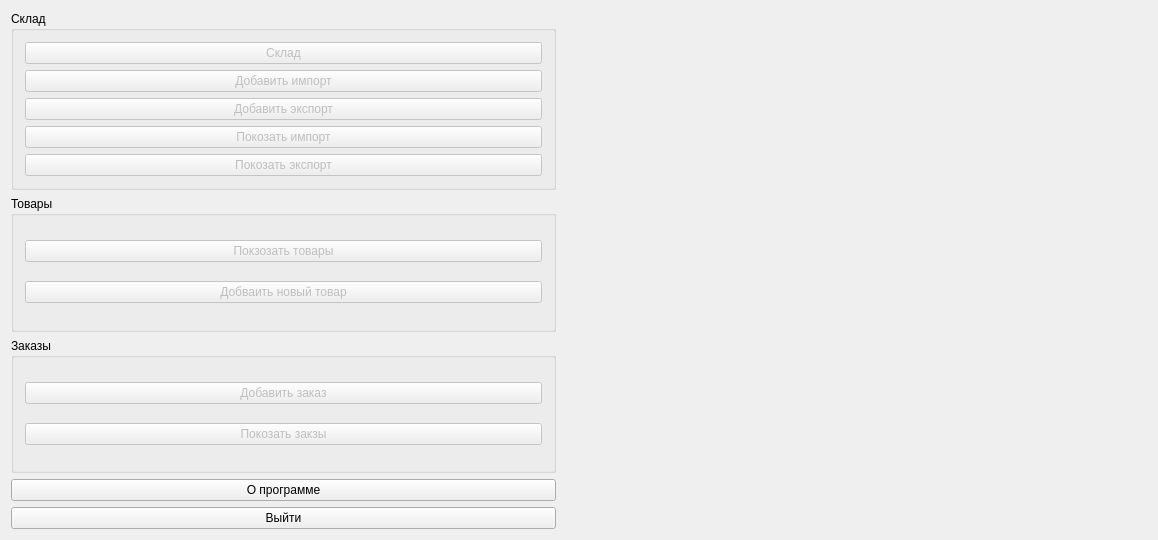
<?xml version="1.0" encoding="UTF-8"?>
<ui version="4.0">
 <class>MainWindow</class>
 <widget class="QMainWindow" name="MainWindow">
  <property name="geometry">
   <rect>
    <x>0</x>
    <y>0</y>
    <width>1158</width>
    <height>540</height>
   </rect>
  </property>
  <property name="windowTitle">
   <string>Главноя окно</string>
  </property>
  <widget class="QWidget" name="centralWidget">
   <layout class="QHBoxLayout" name="horizontalLayout">
    <item>
     <layout class="QVBoxLayout" name="verticalLayout">
      <item>
       <widget class="QGroupBox" name="groupBox_3">
        <property name="title">
         <string>Склад</string>
        </property>
        <layout class="QVBoxLayout" name="verticalLayout_6">
         <item>
          <widget class="QPushButton" name="pushButton_2">
           <property name="enabled">
            <bool>false</bool>
           </property>
           <property name="text">
            <string>Склад</string>
           </property>
          </widget>
         </item>
         <item>
          <widget class="QPushButton" name="pushButton_3">
           <property name="enabled">
            <bool>false</bool>
           </property>
           <property name="text">
            <string>Добавить импорт</string>
           </property>
          </widget>
         </item>
         <item>
          <widget class="QPushButton" name="pushButton_8">
           <property name="enabled">
            <bool>false</bool>
           </property>
           <property name="text">
            <string>Добавить экспорт</string>
           </property>
          </widget>
         </item>
         <item>
          <widget class="QPushButton" name="pushButton_4">
           <property name="enabled">
            <bool>false</bool>
           </property>
           <property name="text">
            <string>Покозать импорт</string>
           </property>
          </widget>
         </item>
         <item>
          <widget class="QPushButton" name="pushButton_5">
           <property name="enabled">
            <bool>false</bool>
           </property>
           <property name="text">
            <string>Покозать экспорт</string>
           </property>
          </widget>
         </item>
        </layout>
       </widget>
      </item>
      <item>
       <widget class="QGroupBox" name="groupBox">
        <property name="title">
         <string>Товары</string>
        </property>
        <layout class="QVBoxLayout" name="verticalLayout_4">
         <item>
          <widget class="QPushButton" name="pushButton">
           <property name="enabled">
            <bool>false</bool>
           </property>
           <property name="text">
            <string>Покзозать товары</string>
           </property>
          </widget>
         </item>
         <item>
          <widget class="QPushButton" name="btnAddProduct">
           <property name="enabled">
            <bool>false</bool>
           </property>
           <property name="text">
            <string>Добваить новый товар</string>
           </property>
          </widget>
         </item>
        </layout>
       </widget>
      </item>
      <item>
       <widget class="QGroupBox" name="groupBox_2">
        <property name="title">
         <string>Заказы</string>
        </property>
        <layout class="QVBoxLayout" name="verticalLayout_5">
         <item>
          <widget class="QPushButton" name="btnAddOrder">
           <property name="enabled">
            <bool>false</bool>
           </property>
           <property name="text">
            <string>Добавить заказ</string>
           </property>
          </widget>
         </item>
         <item>
          <widget class="QPushButton" name="btnShowOrder">
           <property name="enabled">
            <bool>false</bool>
           </property>
           <property name="text">
            <string>Покозать закзы</string>
           </property>
          </widget>
         </item>
        </layout>
       </widget>
      </item>
      <item>
       <widget class="QPushButton" name="pushButton_7">
        <property name="text">
         <string>О программе</string>
        </property>
       </widget>
      </item>
      <item>
       <widget class="QPushButton" name="pushButton_6">
        <property name="text">
         <string>Выйти</string>
        </property>
       </widget>
      </item>
     </layout>
    </item>
    <item>
     <spacer name="horizontalSpacer">
      <property name="orientation">
       <enum>Qt::Horizontal</enum>
      </property>
      <property name="sizeType">
       <enum>QSizePolicy::Fixed</enum>
      </property>
      <property name="sizeHint" stdset="0">
       <size>
        <width>40</width>
        <height>20</height>
       </size>
      </property>
     </spacer>
    </item>
    <item>
     <widget class="QWidget" name="widget" native="true">
      <layout class="QVBoxLayout" name="verticalLayout_3">
       <item>
        <layout class="QVBoxLayout" name="verticalLayout_2"/>
       </item>
      </layout>
     </widget>
    </item>
   </layout>
  </widget>
 </widget>
 <layoutdefault spacing="6" margin="11"/>
 <resources/>
 <connections/>
</ui>
